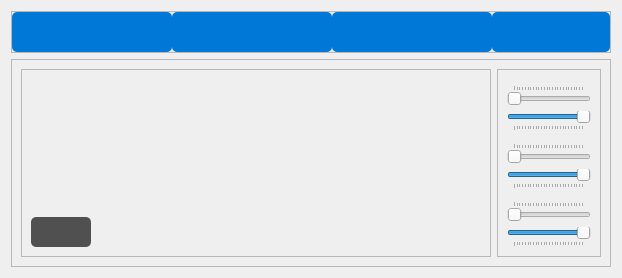
              <widget class="QWidget" name="masking_page">
               <layout class="QHBoxLayout" name="horizontalLayout_16">
                <item>
                 <layout class="QVBoxLayout" name="masking_page_general_vlayout">
                  <item>
                   <widget class="QFrame" name="mask_top_frame">
                    <property name="maximumSize">
                     <size>
                      <width>16777</width>
                      <height>80</height>
                     </size>
                    </property>
                    <property name="frameShape">
                     <enum>QFrame::StyledPanel</enum>
                    </property>
                    <property name="frameShadow">
                     <enum>QFrame::Raised</enum>
                    </property>
                    <layout class="QHBoxLayout" name="horizontalLayout_19">
                     <property name="spacing">
                      <number>0</number>
                     </property>
                     <property name="leftMargin">
                      <number>0</number>
                     </property>
                     <property name="topMargin">
                      <number>0</number>
                     </property>
                     <property name="rightMargin">
                      <number>0</number>
                     </property>
                     <property name="bottomMargin">
                      <number>0</number>
                     </property>
                     <item>
                      <widget class="QPushButton" name="mask_btn">
                       <property name="minimumSize">
                        <size>
                         <width>160</width>
                         <height>40</height>
                        </size>
                       </property>
                       <property name="maximumSize">
                        <size>
                         <width>50</width>
                         <height>16777215</height>
                        </size>
                       </property>
                       <property name="acceptDrops">
                        <bool>false</bool>
                       </property>
                       <property name="toolTip">
                        <string>Mask</string>
                       </property>
                       <property name="whatsThis">
                        <string/>
                       </property>
                       <property name="accessibleDescription">
                        <string/>
                       </property>
                       <property name="styleSheet">
                        <string notr="true">QPushButton{
	background-color: none;
	background-color:rgb(0, 120, 215);
	border: 10px;
	border-radius: 5px;
	border: rgb(35, 35, 35);
    color: rgb(225, 225, 225);
	font: 75 8pt &quot;MS Shell Dlg 2&quot;;
}
QPushButton:hover{
	background-color:rgb(0, 92, 162);
	color: rgb(220, 220, 220);
	
}</string>
                       </property>
                       <property name="text">
                        <string/>
                       </property>
                       <property name="icon">
                        <iconset>
                         <normaloff>photo.png</normaloff>photo.png</iconset>
                       </property>
                       <property name="iconSize">
                        <size>
                         <width>24</width>
                         <height>24</height>
                        </size>
                       </property>
                      </widget>
                     </item>
                     <item>
                      <widget class="QPushButton" name="invert_mask_btn">
                       <property name="minimumSize">
                        <size>
                         <width>160</width>
                         <height>40</height>
                        </size>
                       </property>
                       <property name="maximumSize">
                        <size>
                         <width>50</width>
                         <height>16777215</height>
                        </size>
                       </property>
                       <property name="toolTip">
                        <string>Invert Mask</string>
                       </property>
                       <property name="styleSheet">
                        <string notr="true">QPushButton{
	background-color: none;
	background-color:rgb(0, 120, 215);
	border: 10px;
	border-radius: 5px;
	border: rgb(35, 35, 35);
    color: rgb(225, 225, 225);
	font: 75 8pt &quot;MS Shell Dlg 2&quot;;
}
QPushButton:hover{
	background-color:rgb(0, 92, 162);
	color: rgb(220, 220, 220);
	
}</string>
                       </property>
                       <property name="text">
                        <string/>
                       </property>
                       <property name="icon">
                        <iconset>
                         <normaloff>invert_mask.png</normaloff>invert_mask.png</iconset>
                       </property>
                       <property name="iconSize">
                        <size>
                         <width>24</width>
                         <height>24</height>
                        </size>
                       </property>
                      </widget>
                     </item>
                     <item>
                      <widget class="QPushButton" name="contour_btn">
                       <property name="minimumSize">
                        <size>
                         <width>160</width>
                         <height>40</height>
                        </size>
                       </property>
                       <property name="maximumSize">
                        <size>
                         <width>160</width>
                         <height>16777215</height>
                        </size>
                       </property>
                       <property name="toolTip">
                        <string>Contour</string>
                       </property>
                       <property name="styleSheet">
                        <string notr="true">QPushButton{
	background-color: none;
	background-color:rgb(0, 120, 215);
	border: 10px;
	border-radius: 5px;
	border: rgb(35, 35, 35);
    color: rgb(225, 225, 225);
	font: 75 8pt &quot;MS Shell Dlg 2&quot;;
}
QPushButton:hover{
	background-color:rgb(0, 92, 162);
	color: rgb(220, 220, 220);
	
}</string>
                       </property>
                       <property name="text">
                        <string/>
                       </property>
                       <property name="icon">
                        <iconset>
                         <normaloff>contour.svg</normaloff>contour.svg</iconset>
                       </property>
                       <property name="iconSize">
                        <size>
                         <width>24</width>
                         <height>24</height>
                        </size>
                       </property>
                      </widget>
                     </item>
                     <item>
                      <widget class="QPushButton" name="export_btn">
                       <property name="minimumSize">
                        <size>
                         <width>40</width>
                         <height>40</height>
                        </size>
                       </property>
                       <property name="maximumSize">
                        <size>
                         <width>160</width>
                         <height>16777215</height>
                        </size>
                       </property>
                       <property name="font">
                        <font>
                         <family>MS Shell Dlg 2</family>
                         <pointsize>8</pointsize>
                         <weight>9</weight>
                         <italic>false</italic>
                         <bold>false</bold>
                        </font>
                       </property>
                       <property name="toolTip">
                        <string>Export</string>
                       </property>
                       <property name="styleSheet">
                        <string notr="true">QPushButton{
	background-color: none;
	background-color:rgb(0, 120, 215);
	border: 10px;
	border-radius: 5px;
	border: rgb(35, 35, 35);
    color: rgb(225, 225, 225);
	font: 75 8pt &quot;MS Shell Dlg 2&quot;;
}
QPushButton:hover{
	background-color:rgb(0, 92, 162);
	color: rgb(220, 220, 220);
	
}</string>
                       </property>
                       <property name="text">
                        <string/>
                       </property>
                       <property name="icon">
                        <iconset>
                         <normaloff>export.svg</normaloff>export.svg</iconset>
                       </property>
                       <property name="iconSize">
                        <size>
                         <width>23</width>
                         <height>23</height>
                        </size>
                       </property>
                      </widget>
                     </item>
                    </layout>
                   </widget>
                  </item>
                  <item>
                   <widget class="QFrame" name="mask_bottom_frame">
                    <property name="frameShape">
                     <enum>QFrame::StyledPanel</enum>
                    </property>
                    <property name="frameShadow">
                     <enum>QFrame::Raised</enum>
                    </property>
                    <layout class="QHBoxLayout" name="horizontalLayout_17">
                     <item>
                      <layout class="QHBoxLayout" name="mask_bottom_frame_layout">
                       <item>
                        <widget class="QFrame" name="mask_photo_frame">
                         <property name="frameShape">
                          <enum>QFrame::StyledPanel</enum>
                         </property>
                         <property name="frameShadow">
                          <enum>QFrame::Raised</enum>
                         </property>
                         <layout class="QVBoxLayout" name="verticalLayout_3">
                          <item>
                           <widget class="QLabel" name="mask_photo">
                            <property name="minimumSize">
                             <size>
                              <width>450</width>
                              <height>0</height>
                             </size>
                            </property>
                            <property name="maximumSize">
                             <size>
                              <width>480</width>
                              <height>480</height>
                             </size>
                            </property>
                            <property name="text">
                             <string/>
                            </property>
                           </widget>
                          </item>
                          <item>
                           <widget class="QPushButton" name="pushButton_3">
                            <property name="sizePolicy">
                             <sizepolicy hsizetype="Minimum" vsizetype="Fixed">
                              <horstretch>0</horstretch>
                              <verstretch>0</verstretch>
                             </sizepolicy>
                            </property>
                            <property name="minimumSize">
                             <size>
                              <width>60</width>
                              <height>30</height>
                             </size>
                            </property>
                            <property name="maximumSize">
                             <size>
                              <width>60</width>
                              <height>16777215</height>
                             </size>
                            </property>
                            <property name="styleSheet">
                             <string notr="true">QPushButton{
	background-color: none;
	background-color:rgb(80,80,80);
	border: 10px;
	border-radius: 5px;
	border: rgb(35, 35, 35);
    color: rgb(225, 225, 225);
	font: 75 8pt &quot;MS Shell Dlg 2&quot;;
}
QPushButton:hover{
	background-color:#3f3f3f ;
	
}</string>
                            </property>
                            <property name="text">
                             <string/>
                            </property>
                            <property name="icon">
                             <iconset>
                              <normaloff>previous.png</normaloff>previous.png</iconset>
                            </property>
                            <property name="iconSize">
                             <size>
                              <width>18</width>
                              <height>18</height>
                             </size>
                            </property>
                            <property name="shortcut">
                             <string>Backspace</string>
                            </property>
                           </widget>
                          </item>
                         </layout>
                        </widget>
                       </item>
                       <item>
                        <widget class="QFrame" name="mask_graph_frame">
                         <property name="frameShape">
                          <enum>QFrame::StyledPanel</enum>
                         </property>
                         <property name="frameShadow">
                          <enum>QFrame::Raised</enum>
                         </property>
                         <layout class="QVBoxLayout" name="verticalLayout_2">
                          <item>
                           <widget class="QFrame" name="mask_1_graph_frame">
                            <property name="frameShape">
                             <enum>QFrame::StyledPanel</enum>
                            </property>
                            <property name="frameShadow">
                             <enum>QFrame::Raised</enum>
                            </property>
                           </widget>
                          </item>
                          <item>
                           <widget class="QSlider" name="mask_1_above_slider">
                            <property name="maximum">
                             <number>254</number>
                            </property>
                            <property name="orientation">
                             <enum>Qt::Horizontal</enum>
                            </property>
                            <property name="tickPosition">
                             <enum>QSlider::TicksAbove</enum>
                            </property>
                           </widget>
                          </item>
                          <item>
                           <widget class="QSlider" name="mask_1_below_slider">
                            <property name="maximum">
                             <number>255</number>
                            </property>
                            <property name="sliderPosition">
                             <number>255</number>
                            </property>
                            <property name="orientation">
                             <enum>Qt::Horizontal</enum>
                            </property>
                            <property name="tickPosition">
                             <enum>QSlider::TicksBelow</enum>
                            </property>
                           </widget>
                          </item>
                          <item>
                           <widget class="QFrame" name="mask_2_graph_frame">
                            <property name="frameShape">
                             <enum>QFrame::StyledPanel</enum>
                            </property>
                            <property name="frameShadow">
                             <enum>QFrame::Raised</enum>
                            </property>
                           </widget>
                          </item>
                          <item>
                           <widget class="QSlider" name="mask_2_above_slider">
                            <property name="maximum">
                             <number>255</number>
                            </property>
                            <property name="orientation">
                             <enum>Qt::Horizontal</enum>
                            </property>
                            <property name="tickPosition">
                             <enum>QSlider::TicksAbove</enum>
                            </property>
                           </widget>
                          </item>
                          <item>
                           <widget class="QSlider" name="mask_2_below_slider">
                            <property name="maximum">
                             <number>255</number>
                            </property>
                            <property name="sliderPosition">
                             <number>255</number>
                            </property>
                            <property name="orientation">
                             <enum>Qt::Horizontal</enum>
                            </property>
                            <property name="tickPosition">
                             <enum>QSlider::TicksBelow</enum>
                            </property>
                           </widget>
                          </item>
                          <item>
                           <widget class="QFrame" name="mask_3_graph_frame">
                            <property name="frameShape">
                             <enum>QFrame::StyledPanel</enum>
                            </property>
                            <property name="frameShadow">
                             <enum>QFrame::Raised</enum>
                            </property>
                           </widget>
                          </item>
                          <item>
                           <widget class="QSlider" name="mask_3_above_slider">
                            <property name="maximum">
                             <number>255</number>
                            </property>
                            <property name="sliderPosition">
                             <number>0</number>
                            </property>
                            <property name="orientation">
                             <enum>Qt::Horizontal</enum>
                            </property>
                            <property name="tickPosition">
                             <enum>QSlider::TicksAbove</enum>
                            </property>
                           </widget>
                          </item>
                          <item>
                           <widget class="QSlider" name="mask_3_below_slider">
                            <property name="maximum">
                             <number>255</number>
                            </property>
                            <property name="value">
                             <number>255</number>
                            </property>
                            <property name="sliderPosition">
                             <number>255</number>
                            </property>
                            <property name="orientation">
                             <enum>Qt::Horizontal</enum>
                            </property>
                            <property name="invertedAppearance">
                             <bool>false</bool>
                            </property>
                            <property name="tickPosition">
                             <enum>QSlider::TicksBelow</enum>
                            </property>
                           </widget>
                          </item>
                         </layout>
                        </widget>
                       </item>
                      </layout>
                     </item>
                    </layout>
                   </widget>
                  </item>
                 </layout>
                </item>
               </layout>
              </widget>
